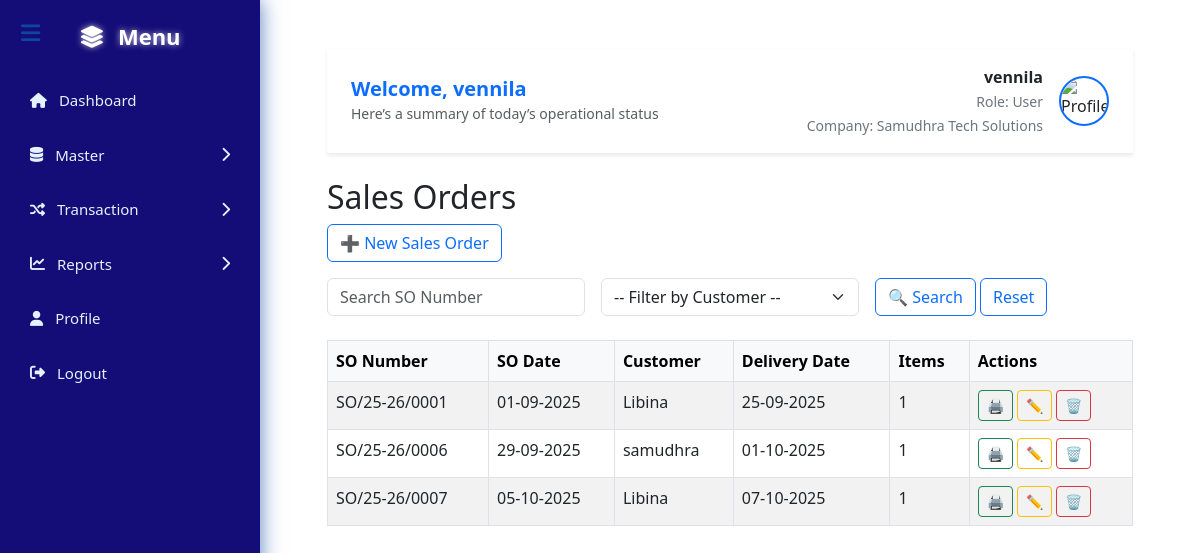
The app's page /sales_list.php (signed in) with its own data.
### tables this page shows
CREATE TABLE `sales_orders` (
  `so_id` int(11) NOT NULL,
  `so_number` varchar(50) NOT NULL,
  `so_date` date NOT NULL,
  `customer_id` int(11) NOT NULL,
  `delivery_date` date DEFAULT NULL,
  `customer_bill_no` varchar(255) DEFAULT NULL,
  `notes` text DEFAULT NULL,
  `tax_mode` varchar(20) DEFAULT NULL,
  `terms` text DEFAULT NULL
);

CREATE TABLE `customers` (
  `customer_id` int(11) NOT NULL,
  `customer_name` varchar(100) NOT NULL,
  `address` text DEFAULT NULL,
  `phone` varchar(20) DEFAULT NULL,
  `email` varchar(100) DEFAULT NULL,
  `created_at` timestamp NOT NULL DEFAULT current_timestamp()
);

### sales_list.php (the view, shortened to what this page needs)
<?php
require_once 'config.php';
include 'header.php';
$params = [];
$sql = "
    SELECT
        so.so_id,
        so.so_number,
        so.so_date,
        so.delivery_date,
        c.customer_name,
        COALESCE(items.item_count, 0) AS item_count
    FROM sales_orders so
    JOIN customers c ON so.customer_id = c.customer_id
    LEFT JOIN (
        SELECT so_id, COUNT(*) AS item_count
        FROM sales_order_items
        GROUP BY so_id
    ) items ON so.so_id = items.so_id
";
$sql .= " ORDER BY so.so_number ASC";
$stmt = $pdo->prepare($sql);
$stmt->execute($params);
$orders = $stmt->fetchAll(PDO::FETCH_ASSOC);
?>
<!DOCTYPE html>
<html>
<head>
  <link href="https://cdn.jsdelivr.net/npm/bootstrap@5.3.0/dist/css/bootstrap.min.css" rel="stylesheet">
</head>
<body class="container mt-4">
  <h2>Sales Orders</h2>
  <div class="mb-3">
    <a href="insert_sales.php" class="btn btn-outline-primary">➕ New Sales Order</a>
  </div>
  <form method="get" class="row g-3 mb-4">
    <div class="col-md-4">
      <input type="text" name="so_number" value="<?= htmlspecialchars($_GET['so_number'] ?? '') ?>" class="form-control" placeholder="Search SO Number">
    </div>
    <div class="col-md-4">
      <select name="customer_id" class="form-select">
        <option value="">-- Filter by Customer --</option>
      </select>
    </div>
    <div class="col-md-4">
      <button type="submit" class="btn btn-outline-primary">🔍 Search</button>
      <a href="sales_list.php" class="btn btn-outline-primary">Reset</a>
    </div>
  </form>
  <table class="table table-bordered table-striped">
    <thead class="table-light">
      <tr>
        <th>SO Number</th>
        <th>SO Date</th>
        <th>Customer</th>
        <th>Delivery Date</th>
        <th>Items</th>
        <th>Actions</th>
      </tr>
    </thead>
    <tbody>
      <?php if ($orders): ?>
        <?php foreach ($orders as $o): ?>
          <tr>
            <td><?= htmlspecialchars($o['so_number']) ?></td>
            <td><?= date('d-m-Y', strtotime($o['so_date'])) ?></td>
            <td><?= htmlspecialchars($o['customer_name']) ?></td>
            <td><?= $o['delivery_date'] ? date('d-m-Y', strtotime($o['delivery_date'])) : '-' ?></td>
            <td><?= $o['item_count'] ?></td>
            <td>
              <button class="btn btn-outline-success btn-sm" onclick="showPrint(<?= $o['so_id'] ?>)">🖨 </button>
              <a href="edit_sales.php?id=<?= $o['so_id'] ?>" class="btn btn-outline-warning btn-sm">✏ </a>
              <a href="delete_sales.php?id=<?= $o['so_id'] ?>" class="btn btn-outline-danger btn-sm" onclick="return confirm('Delete this SO?')">🗑 </a>
            </td>
          </tr>
        <?php endforeach; ?>
      <?php else: ?>
        <tr>
          <td colspan="6" class="text-center">No sales orders found.</td>
        </tr>
      <?php endif; ?>
    </tbody>
  </table>
</body>
</html>

### records on screen
sales_orders: so_number "SO/25-26/0001", so_date "01-09-2025", customer.customer_name "Libina", delivery_date "25-09-2025", item_count "1"
sales_orders: so_number "SO/25-26/0006", so_date "29-09-2025", customer.customer_name "samudhra", delivery_date "01-10-2025", item_count "1"
sales_orders: so_number "SO/25-26/0007", so_date "05-10-2025", customer.customer_name "Libina", delivery_date "07-10-2025", item_count "1"

### other values on screen
$name "vennila"
$role "User"
$company "Samudhra Tech Solutions"
